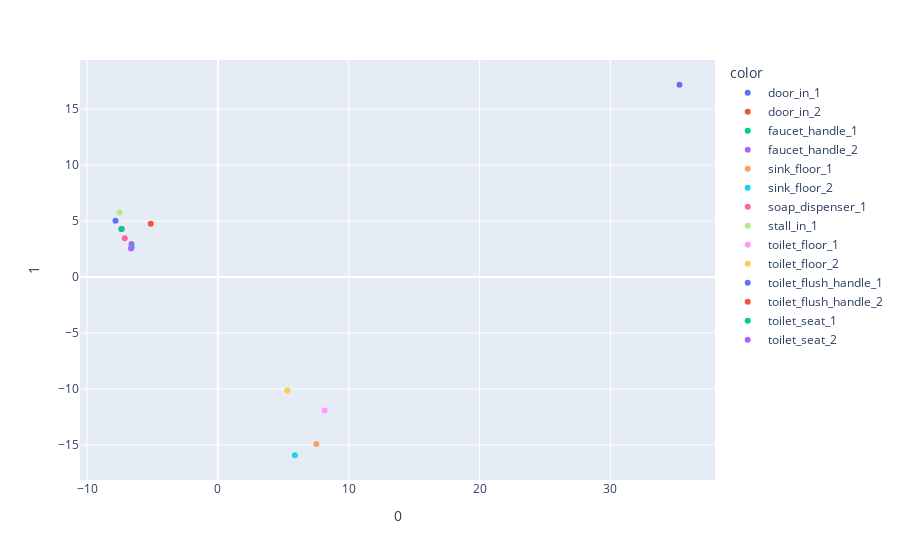

The notebook cell this image was saved under:
### Code cell
#PCA bad version
import matplotlib.pyplot as plt
#from sklearn.discriminant_analysis import LinearDiscriminantAnalysis
import pylab as pl
from sklearn.decomposition import PCA
from sklearn import preprocessing

vecteurs = getNiv("Genre",dicoTaxoTest)
mat = matrice(vecteurs)
localisation = ["door_in_1","door_in_2", "faucet_handle_1", 
                "faucet_handle_2", "sink_floor_1", "sink_floor_2",
               "soap_dispenser_1", "stall_in_1", "toilet_floor_1", 
               "toilet_floor_2", "toilet_flush_handle_1",
               "toilet_flush_handle_2", "toilet_seat_1", "toilet_seat_2"]
df = pandas.DataFrame(mat, columns=range(mat.shape[1]))

# normalization
from sklearn import preprocessing
import plotly.express as px

data_scaled = pandas.DataFrame(preprocessing.scale(df),columns = df.columns) 

# PCA, see: http://www.python-simple.com/python-scikit-learn/scikit-pca.php
pca = PCA(n_components=3)
components = pca.fit_transform(data_scaled)

# components relations with features:
#pd.DataFrame(pca.components_,columns=data_scaled.columns,index = ['PC-1','PC-2'])

#plt.scatter(pcadf[:,0],pcadf[:,1])
fig = px.scatter(components, x=0,y=1,color=localisation)   
fig.show()
LEEEEEROOOOO

### Figure 1 — Plotly figure (JSON) as saved in the notebook; plotly's stock layout.template omitted (floating-point values rounded to 4 significant figures)
{"data": [{"hovertemplate": "color=door_in_1<br>0=%{x}<br>1=%{y}<extra></extra>", "legendgroup": "door_in_1", "marker": {"color": "#636efa", "symbol": "circle"}, "mode": "markers", "name": "door_in_1", "orientation": "v", "showlegend": true, "type": "scatter", "x": [-7.825], "xaxis": "x", "y": [5.013], "yaxis": "y"}, {"hovertemplate": "color=door_in_2<br>0=%{x}<br>1=%{y}<extra></extra>", "legendgroup": "door_in_2", "marker": {"color": "#EF553B", "symbol": "circle"}, "mode": "markers", "name": "door_in_2", "orientation": "v", "showlegend": true, "type": "scatter", "x": [-7.362], "xaxis": "x", "y": [4.298], "yaxis": "y"}, {"hovertemplate": "color=faucet_handle_1<br>0=%{x}<br>1=%{y}<extra></extra>", "legendgroup": "faucet_handle_1", "marker": {"color": "#00cc96", "symbol": "circle"}, "mode": "markers", "name": "faucet_handle_1", "orientation": "v", "showlegend": true, "type": "scatter", "x": [-7.362], "xaxis": "x", "y": [4.298], "yaxis": "y"}, {"hovertemplate": "color=faucet_handle_2<br>0=%{x}<br>1=%{y}<extra></extra>", "legendgroup": "faucet_handle_2", "marker": {"color": "#ab63fa", "symbol": "circle"}, "mode": "markers", "name": "faucet_handle_2", "orientation": "v", "showlegend": true, "type": "scatter", "x": [-6.603], "xaxis": "x", "y": [2.937], "yaxis": "y"}, {"hovertemplate": "color=sink_floor_1<br>0=%{x}<br>1=%{y}<extra></extra>", "legendgroup": "sink_floor_1", "marker": {"color": "#FFA15A", "symbol": "circle"}, "mode": "markers", "name": "sink_floor_1", "orientation": "v", "showlegend": true, "type": "scatter", "x": [7.523], "xaxis": "x", "y": [-14.92], "yaxis": "y"}, {"hovertemplate": "color=sink_floor_2<br>0=%{x}<br>1=%{y}<extra></extra>", "legendgroup": "sink_floor_2", "marker": {"color": "#19d3f3", "symbol": "circle"}, "mode": "markers", "name": "sink_floor_2", "orientation": "v", "showlegend": true, "type": "scatter", "x": [5.883], "xaxis": "x", "y": [-15.92], "yaxis": "y"}, {"hovertemplate": "color=soap_dispenser_1<br>0=%{x}<br>1=%{y}<extra></extra>", "legendgroup": "soap_dispenser_1", "marker": {"color": "#FF6692", "symbol": "circle"}, "mode": "markers", "name": "soap_dispenser_1", "orientation": "v", "showlegend": true, "type": "scatter", "x": [-7.117], "xaxis": "x", "y": [3.467], "yaxis": "y"}, {"hovertemplate": "color=stall_in_1<br>0=%{x}<br>1=%{y}<extra></extra>", "legendgroup": "stall_in_1", "marker": {"color": "#B6E880", "symbol": "circle"}, "mode": "markers", "name": "stall_in_1", "orientation": "v", "showlegend": true, "type": "scatter", "x": [-7.519], "xaxis": "x", "y": [5.763], "yaxis": "y"}, {"hovertemplate": "color=toilet_floor_1<br>0=%{x}<br>1=%{y}<extra></extra>", "legendgroup": "toilet_floor_1", "marker": {"color": "#FF97FF", "symbol": "circle"}, "mode": "markers", "name": "toilet_floor_1", "orientation": "v", "showlegend": true, "type": "scatter", "x": [8.157], "xaxis": "x", "y": [-11.93], "yaxis": "y"}, {"hovertemplate": "color=toilet_floor_2<br>0=%{x}<br>1=%{y}<extra></extra>", "legendgroup": "toilet_floor_2", "marker": {"color": "#FECB52", "symbol": "circle"}, "mode": "markers", "name": "toilet_floor_2", "orientation": "v", "showlegend": true, "type": "scatter", "x": [5.309], "xaxis": "x", "y": [-10.13], "yaxis": "y"}, {"hovertemplate": "color=toilet_flush_handle_1<br>0=%{x}<br>1=%{y}<extra></extra>", "legendgroup": "toilet_flush_handle_1", "marker": {"color": "#636efa", "symbol": "circle"}, "mode": "markers", "name": "toilet_flush_handle_1", "orientation": "v", "showlegend": true, "type": "scatter", "x": [35.27], "xaxis": "x", "y": [17.17], "yaxis": "y"}, {"hovertemplate": "color=toilet_flush_handle_2<br>0=%{x}<br>1=%{y}<extra></extra>", "legendgroup": "toilet_flush_handle_2", "marker": {"color": "#EF553B", "symbol": "circle"}, "mode": "markers", "name": "toilet_flush_handle_2", "orientation": "v", "showlegend": true, "type": "scatter", "x": [-5.128], "xaxis": "x", "y": [4.761], "yaxis": "y"}, {"hovertemplate": "color=toilet_seat_1<br>0=%{x}<br>1=%{y}<extra></extra>", "legendgroup": "toilet_seat_1", "marker": {"color": "#00cc96", "symbol": "circle"}, "mode": "markers", "name": "toilet_seat_1", "orientation": "v", "showlegend": true, "type": "scatter", "x": [-6.595], "xaxis": "x", "y": [2.657], "yaxis": "y"}, {"hovertemplate": "color=toilet_seat_2<br>0=%{x}<br>1=%{y}<extra></extra>", "legendgroup": "toilet_seat_2", "marker": {"color": "#ab63fa", "symbol": "circle"}, "mode": "markers", "name": "toilet_seat_2", "orientation": "v", "showlegend": true, "type": "scatter", "x": [-6.634], "xaxis": "x", "y": [2.542], "yaxis": "y"}], "layout": {"legend": {"title": {"text": "color"}, "tracegroupgap": 0}, "margin": {"t": 60}, "xaxis": {"anchor": "y", "domain": [0, 1], "title": {"text": "0"}}, "yaxis": {"anchor": "x", "domain": [0, 1], "title": {"text": "1"}}}}
